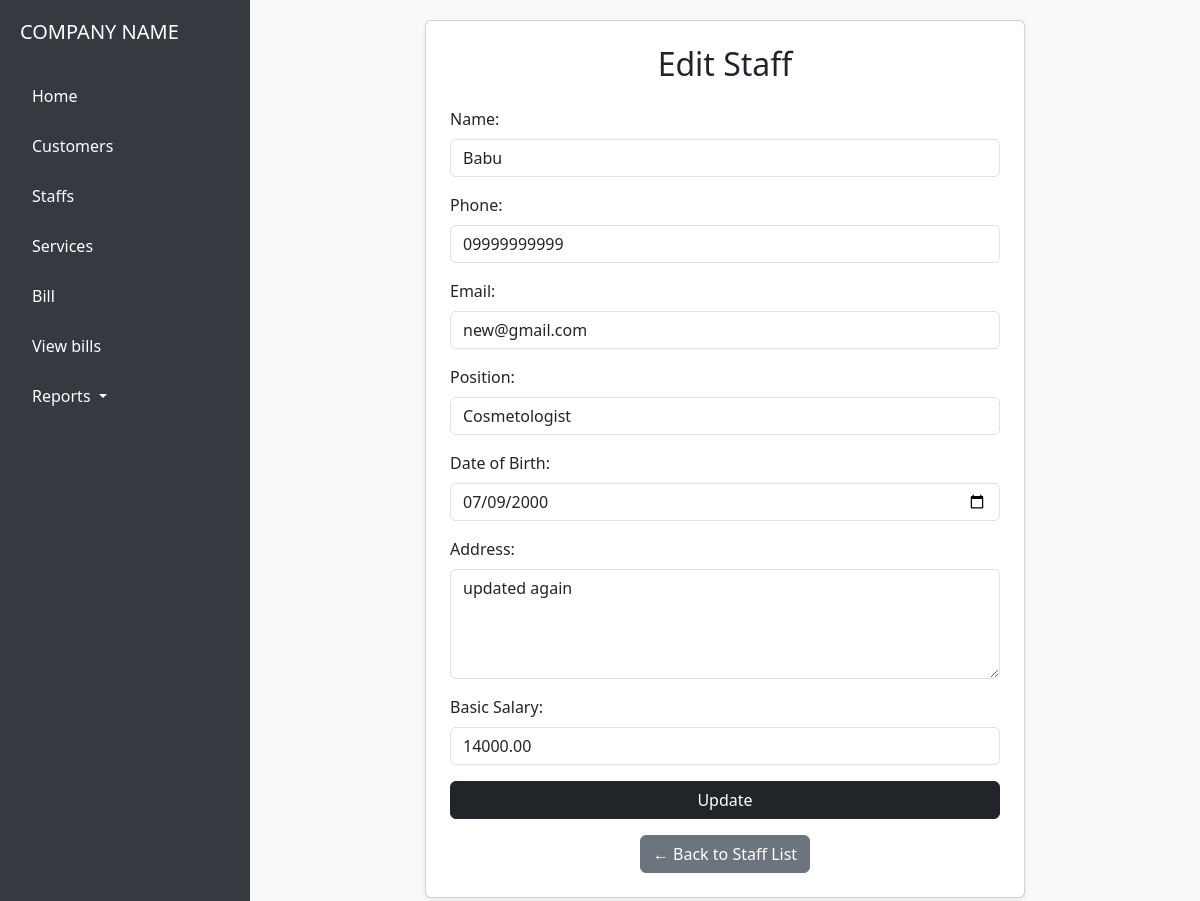
The page /staffs/edit/1/ on the database its author committed.
### core/models.py (models this page shows, shortened)
class Staff(models.Model):
    name = models.CharField(max_length=100)
    phone = models.CharField(max_length=15, null=True, blank=True)
    email = models.EmailField(blank=True, null=True)
    position = models.CharField(max_length=100,null=True, blank=True)
    dob = models.DateField(default=timezone.now)
    address = models.TextField(default='N/A')
    gender = models.CharField(max_length=1, choices=GENDER_CHOICES, default='F')
    date = models.DateField(default=timezone.now)
    basic_salary = models.DecimalField(max_digits=10, decimal_places=2, default=0)

### core/views.py (the view, shortened to what this page needs)
# urls.py: path('staffs/edit/<int:pk>/', views.staff_update, name='staff_update'),
def staff_update(request, pk):
    staff = get_object_or_404(Staff, pk=pk)
    return render(request, 'core/edit_staff.html', {'staff': staff})

### core/templates/core/edit_staff.html (shortened to what this page needs)
{% extends 'core/base.html' %}
{% block content %}
<div class="d-flex justify-content-center align-items-center" style="min-height: 90vh;">
    <div class="card p-4 shadow-sm" style="width: 100%; max-width: 600px;">
        <h2 class="mb-4 text-center">Edit Staff</h2>
        <form method="post">
            <div class="mb-3">
                <label for="name" class="form-label">Name:</label>
                <input type="text" name="name" value="{{ staff.name }}" class="form-control" required>
            </div>
            <div class="mb-3">
                <label for="phone" class="form-label">Phone:</label>
                <input type="text" name="phone" value="{{ staff.phone }}" class="form-control" required>
            </div>
            <div class="mb-3">
                <label for="email" class="form-label">Email:</label>
                <input type="email" name="email" value="{{ staff.email }}" class="form-control">
            </div>
            <div class="mb-3">
                <label for="position" class="form-label">Position:</label>
                <input type="text" name="position" value="{{ staff.position }}" class="form-control" required>
            </div>
            <div class="mb-3">
                <label for="dob" class="form-label">Date of Birth:</label>
                <input type="date" name="dob" value="{{ staff.dob|date:'Y-m-d' }}" class="form-control" required>
            </div>
            <div class="mb-3">
                <label for="address" class="form-label">Address:</label>
                <textarea name="address" rows="4" class="form-control">{{ staff.address }}</textarea>
            </div>
           <div class="mb-3">
                <label for="basic_salary" class="form-label">Basic Salary:</label>
                <input type="basic_salary" name="basic_salary" value="{{ staff.basic_salary }}" class="form-control">
            </div>
            <button type="submit" class="btn btn-dark w-100">Update</button>
        </form>
        <div class="mt-3 text-center">
            <a href="{% url 'staff_list_create' %}" class="btn btn-secondary">← Back to Staff List</a>
        </div>
    </div>
</div>
{% endblock %}

### core/templates/core/base.html (style rules this page uses)
body { margin: 0; font-family: 'Segoe UI', sans-serif; }

### rows shown on the page
Staff: name "Babu", phone "09999999999", email "new@gmail.com", position "Cosmetologist", dob "07/09/2000", address "updated again", basic_salary "14000.00"
